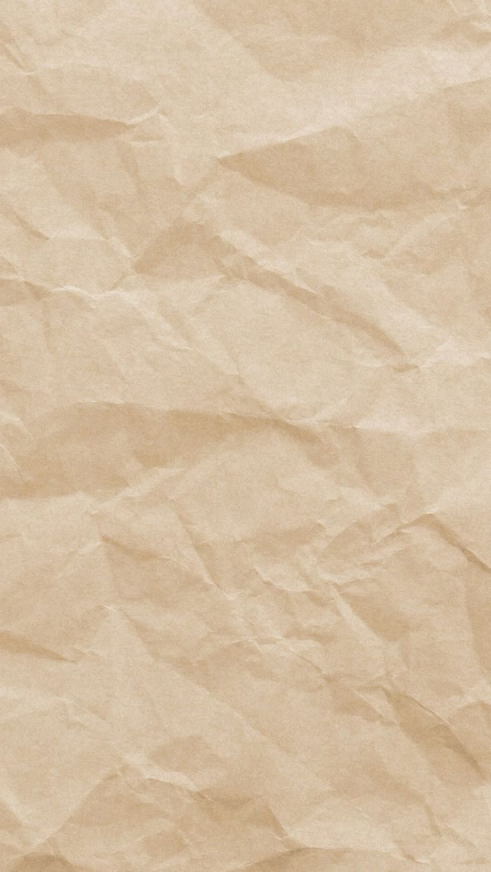
#> input picture photo-cutout-forge-en/assets/material/kraft.cream.png, 1472 x 2616 px (shown at 1/3 size)
$ python board.py --inputs ../assets/material/kraft.cream.png --out out.png
#> lines starting #> are read from the running program, lines starting #| are printed output that depends on the picture
#!/usr/bin/env python3
# -*- coding: utf-8 -*-
"""
board.py -- multi-image grid contact board (3 columns by default), used for the "paradigm selection board" and case archive sheets.

Gate A / Gate B need to see everything at a glance: nine compositions, multiple
background variants. Labels are rendered with the Ma Shan Zheng brush regular-script
typeface (assets/fonts/MaShanZheng-Regular.ttf).

Usage:
    python board.py --inputs nine/bg.居中式.png nine/bg.对角线.png ... \
        --labels 居中式 对角线 ... --cols 3 --width 460 --out nine/board.png
"""

import argparse
import os

from PIL import Image, ImageDraw, ImageFont

FONTS_DIR = os.path.join(os.path.dirname(os.path.dirname(os.path.abspath(__file__))),
                         "assets", "fonts")


def main():
    ap = argparse.ArgumentParser()
    ap.add_argument("--inputs", nargs="+", required=True)
    ap.add_argument("--labels", nargs="*", default=None)
    ap.add_argument("--out", required=True)
    ap.add_argument("--cols", type=int, default=3)
    ap.add_argument("--width", type=int, default=460, help="width of each cell image (pixels)")
    ap.add_argument("--gap", type=int, default=24)
    ap.add_argument("--bg", default="#EDE7D8")
    a = ap.parse_args()

    ims = [Image.open(p).convert("RGB") for p in a.inputs]
#> ims = 1 item
    scaled = [im.resize((a.width, int(im.size[1] * a.width / im.size[0])),
                        Image.LANCZOS) for im in ims]
#> scaled = 1 item
    cellh = max(im.size[1] for im in scaled)
#> cellh = 817
    cols = max(1, a.cols)
    rows = (len(scaled) + cols - 1) // cols
#> rows = 1

    font = None
    fp = os.path.join(FONTS_DIR, "MaShanZheng-Regular.ttf")
    if a.labels and os.path.exists(fp):
        font = ImageFont.truetype(fp, 44)
    lh = 58 if font else 0

    cw, ch = a.width + a.gap, cellh + lh + a.gap
#> cw = 484; ch = 841
    canvas = Image.new("RGB", (a.gap + cols * cw, a.gap + rows * ch), a.bg)
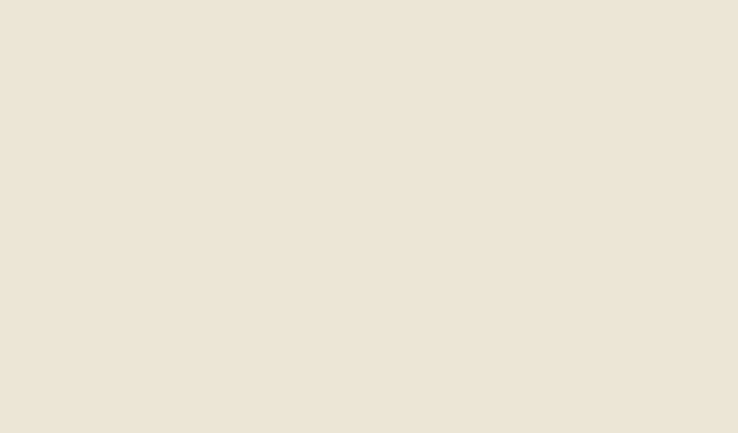
#> canvas: PIL image 1476x865 RGB (shown at 1/2 size); mean R, G, B 237, 231, 216
    d = ImageDraw.Draw(canvas)
    for i, im in enumerate(scaled):
        r, c = divmod(i, cols)
        x, y = a.gap + c * cw, a.gap + r * ch
        canvas.paste(im, (x, y))
        if font and a.labels and i < len(a.labels):
            bbox = d.textbbox((0, 0), a.labels[i], font=font)
            d.text((x + (a.width - (bbox[2] - bbox[0])) / 2.0, y + cellh + 4),
                   a.labels[i], font=font, fill="#3A342A")
#> this loop made 1 pass
#> (r, c, x, y) on pass 1: (0, 0, 24, 24)
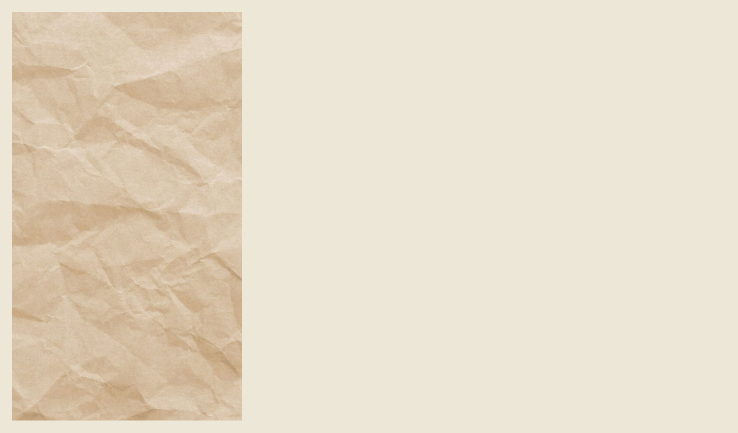
#> canvas: PIL image 1476x865 RGB (shown at 1/2 size); mean R, G, B 230, 219.3, 200.4
    d2 = os.path.dirname(os.path.abspath(a.out))
    if d2 and not os.path.isdir(d2):
        os.makedirs(d2, exist_ok=True)
    canvas.save(a.out)
    print(f"[board] {len(scaled)} images x {cols} columns -> {a.out}")
#| [board] 1 images x 3 columns -> out.png
    return 0


if __name__ == "__main__":
    raise SystemExit(main())
#> (the program exits here)

$ run again, on photo-cutout-forge-en/assets/material/rock.sand.png
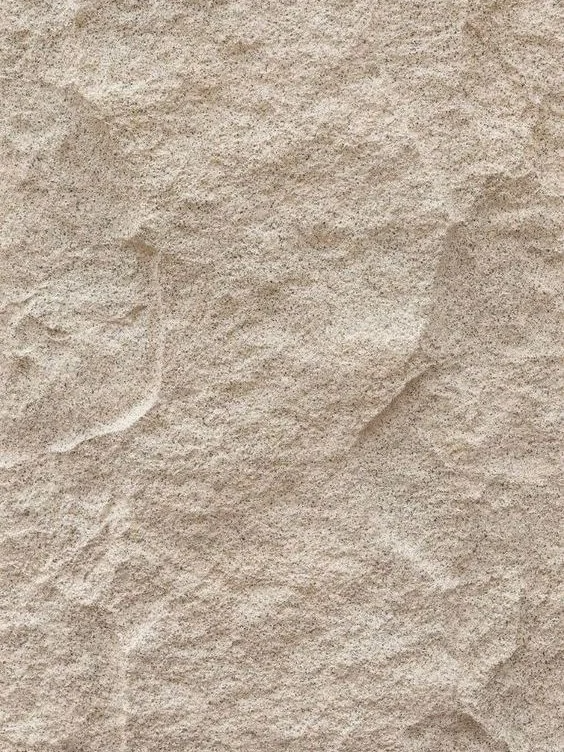
#> input picture photo-cutout-forge-en/assets/material/rock.sand.png, 564 x 752 px
#> ims = 1 item
#> cellh = 613
#> rows = 1
#> cw = 484; ch = 637
#> the loop in main, `for i, im in enumerate(scaled):` made 1 pass
#> (r, c, x, y) on pass 1: (0, 0, 24, 24)
#> after the loop in main, `for i, im in enumerate(scaled):`:
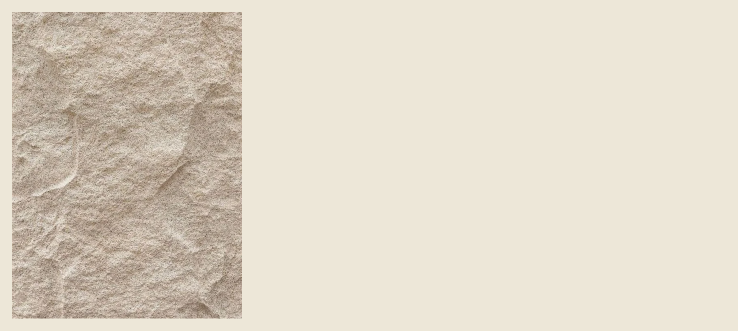
#> canvas: PIL image 1476x661 RGB (shown at 1/2 size); mean R, G, B 222.5, 213.8, 198.5
#| [board] 1 images x 3 columns -> out.png
